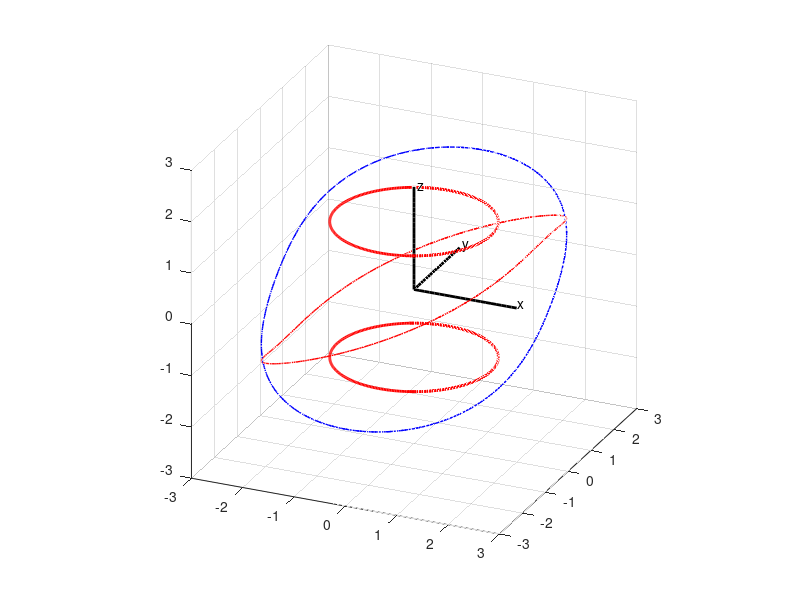

Source code (MATLAB):
% plot out the trajectory of 3D gear set 2 vertex (if 2, I guess it doesnt matter 
% what the gear ratio is?), no L
% Mengtang Li
% Apr 10
clear; clf; close all;

figure('OuterPosition', [50 50 1000 1000]);
grid minor; grid on; hold on;
% plot x-axis
xaxis_x = 0:0.1:2;
xaxis_y = zeros(1,size(xaxis_x,2));
xaxis_z = zeros(1,size(xaxis_x,2));
% plot y-axis
yaxis_x = zeros(1,size(xaxis_x,2));
yaxis_y = 0:0.1:2;
yaxis_z = zeros(1,size(xaxis_x,2));
% plot z-axis
zaxis_x = zeros(1,size(xaxis_x,2));
zaxis_y = zeros(1,size(xaxis_x,2));
zaxis_z = 0:0.1:2;
% specify the lengh of axis
xlim([-3 3]); ylim([-3 3]); zlim([-3 3]);
plot3(xaxis_x,xaxis_y,xaxis_z,'k','linewidth',2);
grid on; grid minor; hold on;
plot3(yaxis_x,yaxis_y,yaxis_z,'k','linewidth',2);
plot3(zaxis_x,zaxis_y,zaxis_z,'k','linewidth',2);
% legend('x-axis', 'y-axis', 'z-axis');
text(2.0,0.05,0.05,'x');
text(0.05,2.0,0.05,'y');
text(0.05,0.05,2.0,'z');
daspect([1 1 1]);
view(24,24);

alpha = pi/6;
beta = pi/6;
R = 1;
L = (2*sqrt(3)-3)*R;
h = L;
angle = 0:0.02:4*pi;
n = size(angle,2);
x_record1 = zeros(1,n);
y_record1 = zeros(1,n);
z_record1 = zeros(1,n);
x_record2 = zeros(1,n);
y_record2 = zeros(1,n);
z_record2 = zeros(1,n);

plot3(1.5*R*cos(angle), 1.5*R*sin(angle), 0*angle+sqrt(7)/2*R, 'r', 'linewidth',2)
plot3(1.5*R*cos(angle), 1.5*R*sin(angle), 0*angle-sqrt(7)/2*R, 'r', 'linewidth',2)
pause(2);

for i = 1:1:n
    wt = angle(i);
    
    x_record1(i) = 3*(sqrt(3)/2*cos(wt)*cos(2*wt)+sin(wt)*sin(2*wt))+h*1/2*cos(2*wt)-L/2*cos(2*wt);
    y_record1(i) = 3*(sqrt(3)/2*cos(wt)*sin(2*wt)-sin(wt)*cos(2*wt))+h*1/2*sin(2*wt)-L/2*sin(2*wt);
    z_record1(i) = 3*(1/2*cos(wt))-sqrt(3)/2*h+sqrt(3)/2*L;
    
    x_record2(i) = 3*(sqrt(3)/2*sin(wt)*cos(2*wt)-cos(wt)*sin(2*wt))+h*1/2*cos(2*wt)-L/2*cos(2*wt);
    y_record2(i) = 3*(sqrt(3)/2*sin(wt)*sin(2*wt)+cos(wt)*cos(2*wt))+h*1/2*sin(2*wt)-L/2*sin(2*wt);
    z_record2(i) = 3*(1/2*cos(wt))-sqrt(3)/2*h+sqrt(3)/2*L;   
end
plot3(x_record1, y_record1, z_record1, 'r-.','linewidth',1);
plot3(x_record2, y_record2, z_record2, 'b-.','linewidth',1);
hold off;
